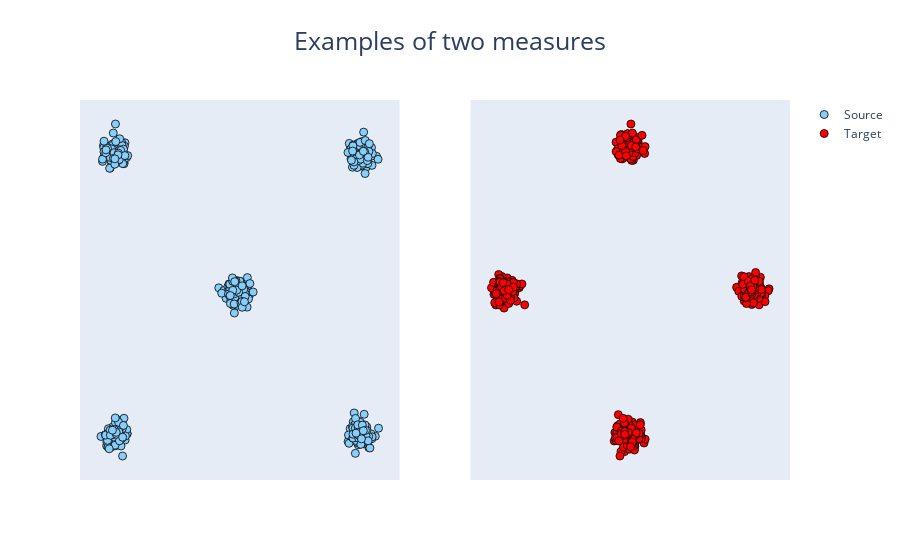

Here is the notebook cell this chart was saved with:
### Code cell
def vizualize_measures(eval_data_source, eval_data_target):
    fig = make_subplots(rows=1, cols=2)
    fig.add_trace(
        go.Scatter(
            x=eval_data_source[:, 0],
            y=eval_data_source[:, 1],
            mode="markers",
            marker_color="LightSkyBlue",
            name="Source",
        ),
        row=1,
        col=1,
    )
    fig.add_trace(
        go.Scatter(
            x=eval_data_target[:, 0],
            y=eval_data_target[:, 1],
            mode="markers",
            marker_color="red",
            name="Target",
        ),
        row=1,
        col=2,
    )
    fig.update_layout(
        title_text="Examples of two measures", title_font_size=25, title_x=0.5
    )
    fig.update_traces(marker=dict(size=8, line=dict(width=0.8, color="black")))
    fig.update_xaxes(visible=False)
    fig.update_yaxes(visible=False)
    fig.show()


vizualize_measures(eval_data_source, eval_data_target)

### Figure 1 — Plotly figure (JSON) as saved in the notebook; plotly's stock layout.template omitted (floating-point values rounded to 4 significant figures; data arrays with more than 128 entries replaced by an {"elided": "..."} marker saying what was removed)
{"data": [{"marker": {"color": "LightSkyBlue", "line": {"color": "black", "width": 0.8}, "size": 8}, "mode": "markers", "name": "Source", "type": "scatter", "x": {"elided": "512 float values"}, "xaxis": "x", "y": {"elided": "512 float values"}, "yaxis": "y"}, {"marker": {"color": "red", "line": {"color": "black", "width": 0.8}, "size": 8}, "mode": "markers", "name": "Target", "type": "scatter", "x": {"elided": "512 float values"}, "xaxis": "x2", "y": {"elided": "512 float values"}, "yaxis": "y2"}], "layout": {"title": {"font": {"size": 25}, "text": "Examples of two measures", "x": 0.5}, "xaxis": {"anchor": "y", "domain": [0, 0.45], "visible": false}, "xaxis2": {"anchor": "y2", "domain": [0.55, 1], "visible": false}, "yaxis": {"anchor": "x", "domain": [0, 1], "visible": false}, "yaxis2": {"anchor": "x2", "domain": [0, 1], "visible": false}}}
